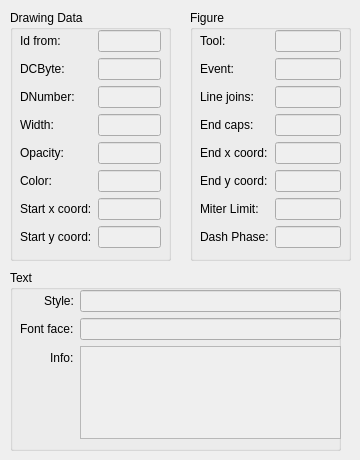
    <widget class="QWidget" name="drawingTab">
     <attribute name="title">
      <string>Drawing</string>
     </attribute>
     <widget class="QGroupBox" name="receiveTextBox">
      <property name="geometry">
       <rect>
        <x>10</x>
        <y>270</y>
        <width>331</width>
        <height>181</height>
       </rect>
      </property>
      <property name="title">
       <string>Text</string>
      </property>
      <widget class="QWidget" name="formLayoutWidget_6">
       <property name="geometry">
        <rect>
         <x>10</x>
         <y>20</y>
         <width>321</width>
         <height>149</height>
        </rect>
       </property>
       <layout class="QFormLayout" name="formLayout_6">
        <property name="fieldGrowthPolicy">
         <enum>QFormLayout::AllNonFixedFieldsGrow</enum>
        </property>
        <property name="labelAlignment">
         <set>Qt::AlignRight|Qt::AlignTrailing|Qt::AlignVCenter</set>
        </property>
        <item row="0" column="0">
         <widget class="QLabel" name="label_20">
          <property name="text">
           <string>Style:</string>
          </property>
          <property name="buddy">
           <cstring>receiveTextStyle</cstring>
          </property>
         </widget>
        </item>
        <item row="0" column="1">
         <widget class="QLineEdit" name="receiveTextStyle">
          <property name="enabled">
           <bool>false</bool>
          </property>
          <property name="alignment">
           <set>Qt::AlignRight|Qt::AlignTrailing|Qt::AlignVCenter</set>
          </property>
         </widget>
        </item>
        <item row="1" column="0">
         <widget class="QLabel" name="label_22">
          <property name="text">
           <string>Font face:</string>
          </property>
          <property name="buddy">
           <cstring>receiveTextFace</cstring>
          </property>
         </widget>
        </item>
        <item row="1" column="1">
         <widget class="QLineEdit" name="receiveTextFace">
          <property name="enabled">
           <bool>false</bool>
          </property>
          <property name="alignment">
           <set>Qt::AlignRight|Qt::AlignTrailing|Qt::AlignVCenter</set>
          </property>
         </widget>
        </item>
        <item row="2" column="0">
         <widget class="QLabel" name="label_23">
          <property name="text">
           <string>Info:</string>
          </property>
          <property name="buddy">
           <cstring>receiveTextText</cstring>
          </property>
         </widget>
        </item>
        <item row="2" column="1">
         <widget class="QPlainTextEdit" name="receiveTextText">
          <property name="enabled">
           <bool>false</bool>
          </property>
         </widget>
        </item>
       </layout>
      </widget>
     </widget>
     <widget class="QGroupBox" name="receiveDrawingBox">
      <property name="geometry">
       <rect>
        <x>10</x>
        <y>10</y>
        <width>161</width>
        <height>251</height>
       </rect>
      </property>
      <property name="title">
       <string>Drawing Data</string>
      </property>
      <widget class="QWidget" name="formLayoutWidget">
       <property name="geometry">
        <rect>
         <x>10</x>
         <y>20</y>
         <width>141</width>
         <height>244</height>
        </rect>
       </property>
       <layout class="QFormLayout" name="formLayout">
        <property name="fieldGrowthPolicy">
         <enum>QFormLayout::AllNonFixedFieldsGrow</enum>
        </property>
        <property name="rowWrapPolicy">
         <enum>QFormLayout::DontWrapRows</enum>
        </property>
        <item row="0" column="0">
         <widget class="QLabel" name="label_12">
          <property name="text">
           <string>Id from:</string>
          </property>
          <property name="buddy">
           <cstring>receiveDrawingIdFrom</cstring>
          </property>
         </widget>
        </item>
        <item row="0" column="1">
         <widget class="QLineEdit" name="receiveDrawingIdFrom">
          <property name="enabled">
           <bool>false</bool>
          </property>
          <property name="alignment">
           <set>Qt::AlignRight|Qt::AlignTrailing|Qt::AlignVCenter</set>
          </property>
         </widget>
        </item>
        <item row="1" column="0">
         <widget class="QLabel" name="label_13">
          <property name="text">
           <string>DCByte:</string>
          </property>
          <property name="buddy">
           <cstring>receiveDrawingDCByte</cstring>
          </property>
         </widget>
        </item>
        <item row="2" column="0">
         <widget class="QLabel" name="label_14">
          <property name="text">
           <string>DNumber:</string>
          </property>
          <property name="buddy">
           <cstring>receiveDrawingNumber</cstring>
          </property>
         </widget>
        </item>
        <item row="3" column="0">
         <widget class="QLabel" name="label_15">
          <property name="text">
           <string>Width:</string>
          </property>
          <property name="buddy">
           <cstring>receiveDrawingWidth</cstring>
          </property>
         </widget>
        </item>
        <item row="4" column="0">
         <widget class="QLabel" name="label_16">
          <property name="text">
           <string>Opacity:</string>
          </property>
          <property name="buddy">
           <cstring>receiveDrawingOpacity</cstring>
          </property>
         </widget>
        </item>
        <item row="5" column="0">
         <widget class="QLabel" name="label_17">
          <property name="text">
           <string>Color:</string>
          </property>
          <property name="buddy">
           <cstring>receiveDrawingColor</cstring>
          </property>
         </widget>
        </item>
        <item row="6" column="0">
         <widget class="QLabel" name="label_18">
          <property name="text">
           <string>Start x coord:</string>
          </property>
          <property name="buddy">
           <cstring>receiveDrawingXCoordinate</cstring>
          </property>
         </widget>
        </item>
        <item row="7" column="0">
         <widget class="QLabel" name="label_19">
          <property name="text">
           <string>Start y coord:</string>
          </property>
          <property name="buddy">
           <cstring>receiveDrawingYCoordinate</cstring>
          </property>
         </widget>
        </item>
        <item row="1" column="1">
         <widget class="QLineEdit" name="receiveDrawingDCByte">
          <property name="enabled">
           <bool>false</bool>
          </property>
          <property name="alignment">
           <set>Qt::AlignRight|Qt::AlignTrailing|Qt::AlignVCenter</set>
          </property>
         </widget>
        </item>
        <item row="2" column="1">
         <widget class="QLineEdit" name="receiveDrawingNumber">
          <property name="enabled">
           <bool>false</bool>
          </property>
          <property name="alignment">
           <set>Qt::AlignRight|Qt::AlignTrailing|Qt::AlignVCenter</set>
          </property>
         </widget>
        </item>
        <item row="3" column="1">
         <widget class="QLineEdit" name="receiveDrawingWidth">
          <property name="enabled">
           <bool>false</bool>
          </property>
          <property name="alignment">
           <set>Qt::AlignRight|Qt::AlignTrailing|Qt::AlignVCenter</set>
          </property>
         </widget>
        </item>
        <item row="4" column="1">
         <widget class="QLineEdit" name="receiveDrawingOpacity">
          <property name="enabled">
           <bool>false</bool>
          </property>
          <property name="alignment">
           <set>Qt::AlignRight|Qt::AlignTrailing|Qt::AlignVCenter</set>
          </property>
         </widget>
        </item>
        <item row="5" column="1">
         <widget class="QLineEdit" name="receiveDrawingColor">
          <property name="enabled">
           <bool>false</bool>
          </property>
          <property name="alignment">
           <set>Qt::AlignRight|Qt::AlignTrailing|Qt::AlignVCenter</set>
          </property>
         </widget>
        </item>
        <item row="6" column="1">
         <widget class="QLineEdit" name="receiveDrawingXCoordinate">
          <property name="enabled">
           <bool>false</bool>
          </property>
          <property name="alignment">
           <set>Qt::AlignRight|Qt::AlignTrailing|Qt::AlignVCenter</set>
          </property>
         </widget>
        </item>
        <item row="7" column="1">
         <widget class="QLineEdit" name="receiveDrawingYCoordinate">
          <property name="enabled">
           <bool>false</bool>
          </property>
          <property name="alignment">
           <set>Qt::AlignRight|Qt::AlignTrailing|Qt::AlignVCenter</set>
          </property>
         </widget>
        </item>
       </layout>
      </widget>
     </widget>
     <widget class="QGroupBox" name="receiveFigureBox">
      <property name="geometry">
       <rect>
        <x>190</x>
        <y>10</y>
        <width>161</width>
        <height>251</height>
       </rect>
      </property>
      <property name="title">
       <string>Figure</string>
      </property>
      <widget class="QWidget" name="formLayoutWidget_7">
       <property name="geometry">
        <rect>
         <x>10</x>
         <y>20</y>
         <width>141</width>
         <height>244</height>
        </rect>
       </property>
       <layout class="QFormLayout" name="formLayout_7">
        <item row="2" column="0">
         <widget class="QLabel" name="label_25">
          <property name="text">
           <string>Line joins:</string>
          </property>
          <property name="buddy">
           <cstring>receiveFigureLineJoin</cstring>
          </property>
         </widget>
        </item>
        <item row="0" column="1">
         <widget class="QLineEdit" name="receiveFigureTool">
          <property name="enabled">
           <bool>false</bool>
          </property>
          <property name="alignment">
           <set>Qt::AlignRight|Qt::AlignTrailing|Qt::AlignVCenter</set>
          </property>
         </widget>
        </item>
        <item row="1" column="1">
         <widget class="QLineEdit" name="receiveFigureEvent">
          <property name="enabled">
           <bool>false</bool>
          </property>
          <property name="alignment">
           <set>Qt::AlignRight|Qt::AlignTrailing|Qt::AlignVCenter</set>
          </property>
         </widget>
        </item>
        <item row="2" column="1">
         <widget class="QLineEdit" name="receiveFigureLineJoin">
          <property name="enabled">
           <bool>false</bool>
          </property>
          <property name="alignment">
           <set>Qt::AlignRight|Qt::AlignTrailing|Qt::AlignVCenter</set>
          </property>
         </widget>
        </item>
        <item row="3" column="0">
         <widget class="QLabel" name="label_26">
          <property name="text">
           <string>End caps:</string>
          </property>
          <property name="buddy">
           <cstring>receiveFigureEndCaps</cstring>
          </property>
         </widget>
        </item>
        <item row="0" column="0">
         <widget class="QLabel" name="label_27">
          <property name="text">
           <string>Tool:</string>
          </property>
          <property name="buddy">
           <cstring>receiveFigureTool</cstring>
          </property>
         </widget>
        </item>
        <item row="1" column="0">
         <widget class="QLabel" name="label_28">
          <property name="text">
           <string>Event:</string>
          </property>
          <property name="buddy">
           <cstring>receiveFigureEvent</cstring>
          </property>
         </widget>
        </item>
        <item row="3" column="1">
         <widget class="QLineEdit" name="receiveFigureEndCaps">
          <property name="enabled">
           <bool>false</bool>
          </property>
          <property name="alignment">
           <set>Qt::AlignRight|Qt::AlignTrailing|Qt::AlignVCenter</set>
          </property>
         </widget>
        </item>
        <item row="4" column="0">
         <widget class="QLabel" name="label_21">
          <property name="text">
           <string>End x coord:</string>
          </property>
          <property name="buddy">
           <cstring>receiveFigureEndXCoordinate</cstring>
          </property>
         </widget>
        </item>
        <item row="5" column="0">
         <widget class="QLabel" name="label_24">
          <property name="text">
           <string>End y coord:</string>
          </property>
          <property name="buddy">
           <cstring>receiveFigureEndYCoordinate</cstring>
          </property>
         </widget>
        </item>
        <item row="6" column="0">
         <widget class="QLabel" name="label_29">
          <property name="text">
           <string>Miter Limit:</string>
          </property>
          <property name="buddy">
           <cstring>receiveFigureMiterLimit</cstring>
          </property>
         </widget>
        </item>
        <item row="7" column="0">
         <widget class="QLabel" name="label_30">
          <property name="text">
           <string>Dash Phase:</string>
          </property>
          <property name="buddy">
           <cstring>receiveFigureDashPhase</cstring>
          </property>
         </widget>
        </item>
        <item row="4" column="1">
         <widget class="QLineEdit" name="receiveFigureEndXCoordinate">
          <property name="enabled">
           <bool>false</bool>
          </property>
          <property name="alignment">
           <set>Qt::AlignRight|Qt::AlignTrailing|Qt::AlignVCenter</set>
          </property>
         </widget>
        </item>
        <item row="5" column="1">
         <widget class="QLineEdit" name="receiveFigureEndYCoordinate">
          <property name="enabled">
           <bool>false</bool>
          </property>
          <property name="alignment">
           <set>Qt::AlignRight|Qt::AlignTrailing|Qt::AlignVCenter</set>
          </property>
         </widget>
        </item>
        <item row="6" column="1">
         <widget class="QLineEdit" name="receiveFigureMiterLimit">
          <property name="enabled">
           <bool>false</bool>
          </property>
          <property name="alignment">
           <set>Qt::AlignRight|Qt::AlignTrailing|Qt::AlignVCenter</set>
          </property>
         </widget>
        </item>
        <item row="7" column="1">
         <widget class="QLineEdit" name="receiveFigureDashPhase">
          <property name="enabled">
           <bool>false</bool>
          </property>
          <property name="alignment">
           <set>Qt::AlignRight|Qt::AlignTrailing|Qt::AlignVCenter</set>
          </property>
         </widget>
        </item>
       </layout>
      </widget>
     </widget>
    </widget>
